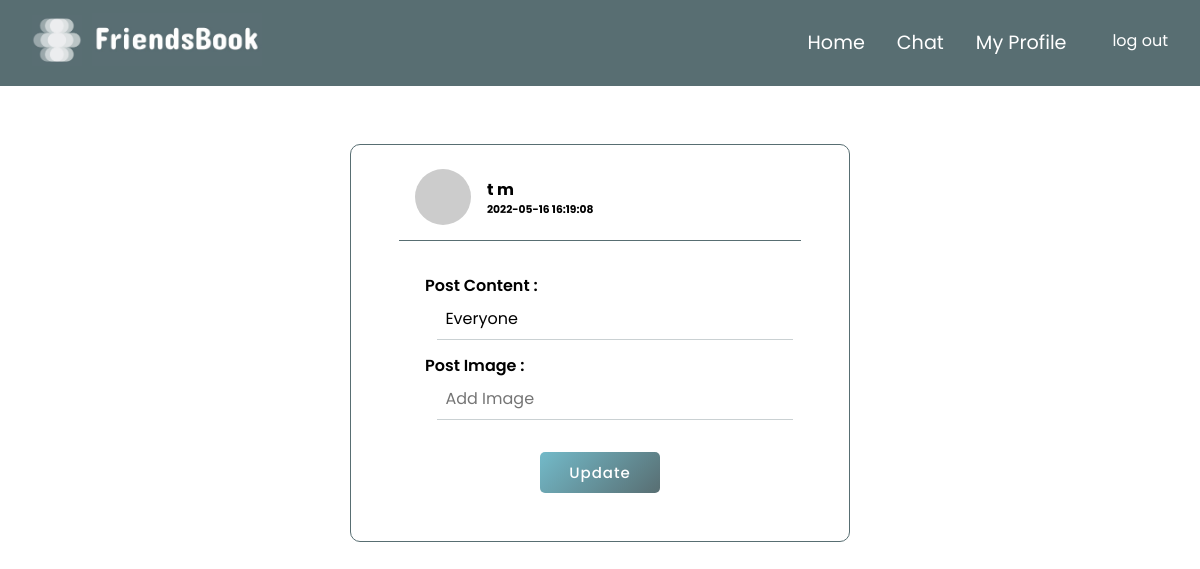
Page /views/edit-post.php?post-id=18 (signed in) on the committed database.
### tables this page shows
CREATE TABLE `user` (
  `id` int(20) NOT NULL,
  `username` varchar(40) NOT NULL,
  `password` varchar(40) NOT NULL,
  `email` varchar(40) NOT NULL,
  `first-name` varchar(40) NOT NULL,
  `last-name` varchar(40) NOT NULL,
  `tele-No` varchar(15) NOT NULL,
  `address` varchar(100) NOT NULL,
  `gender` varchar(10) NOT NULL,
  `image-url` text NOT NULL
);

CREATE TABLE `post` (
  `id` int(20) NOT NULL,
  `user-id` int(20) NOT NULL,
  `image-url` text NOT NULL,
  `text-content` text NOT NULL,
  `date` datetime NOT NULL
);

### models/posts.php (called while the page is built, shortened)
<?php
	function getPostToUpdate($postId)
	{
		require dirname(__DIR__) . "/util/dbconnection.php";
		$query = "SELECT * FROM post WHERE `id`= $postId";
		$result = mysqli_query($conn, $query);
		if (mysqli_num_rows($result) > 0) {
			$postInfo = mysqli_fetch_assoc($result);
			$array = array(
				"id" => $postInfo['id'], "user-id" => $postInfo['user-id'],
				"image-url" => $postInfo['image-url'], "text-content" => $postInfo['text-content'],
				"date" => $postInfo['date']
			);
			return $array;
		} else echo "<h4 class='message'>Ops, No posts found !</h4>";
	}
?>

### models/users.php (called while the page is built, shortened)
<?php
		function getUserInfo($userId) {
		require dirname(__DIR__)."/util/dbconnection.php";
		$query = "SELECT * FROM user WHERE id = $userId";
		$result = mysqli_query($conn,$query);
		if($result){
			if($userInfo = mysqli_fetch_assoc($result)){
				$array=array("id"=>$userInfo['id'],"username"=>$userInfo['username'],
						 "email"=>$userInfo['email'],"first-name"=>$userInfo['first-name'],
						 "last-name"=>$userInfo['last-name'],"tele-No"=>$userInfo['id'],
						 "address"=>$userInfo['address'],"image-url"=>$userInfo['image-url']);
				return $array;
			}
		} else echo mysqli_error($conn);
	}
?>

### components/updatePost.php (the view, shortened to what this page needs)
<?php
function getPostInfo(){
    require dirname(__DIR__)."/util/dbconnection.php";
    include_once dirname(__DIR__)."/models/users.php";
    include_once dirname(__DIR__)."/models/posts.php";
    if(isset($_GET['post-id'])){
        $postId = $_GET['post-id'];
        $postInfo =getPostToUpdate($postId);
        $userId = $postInfo['user-id'];
        $userInfo = getUserInfo($userId);
        $userImageUrl = $userInfo["image-url"];
        $firstName = $userInfo["first-name"];
		$lastName = $userInfo["last-name"];
		$postImageUrl = $postInfo["image-url"];
        $imagePost = ($postImageUrl?"<input type='text' name='imagePost' value='$postImageUrl'><br>":"<input type='text' name='imagePost' placeholder='Add Image'><br>");
        $date = $postInfo['date'];
        $postContent= $postInfo["text-content"];
        $postContent =strip_tags($postContent);;
        $postContentcheck = ($postContent?"<input type='text' name='postContent' value='$postContent'><br>":"<input type='text' name='imagePost' placeholder='Add Text'><br>");
        echo "<div>
               <form method ='post' id='edit__postForm'>
                <div class='post__userInfo'>
                <img src='$userImageUrl' class='post__userImage1'>
                <div class='wrapper'>
                <h4 class='post__userName'>$firstName $lastName</h4>
                <h6>$date</h6>
                </div>
                </div>
                <div class='line'></div>
                <div class='edit__post'>
                <label>Post Content : </label>
                $postContentcheck
                <label>Post Image : </label>
                $imagePost
                </div>
                <div class='button__div'>
                <button type='submit' name='update'>Update</button>
                </div>
               </form>
            </div>
        ";
        }else{
        header("location: ../views/profile.php");
    }
}
?>

### styles/navbar.css (style rules this page uses)
* { margin: 0; padding: 0; list-style-type: none; text-decoration: none; box-sizing: border-box; transition: all .3s ease-in-out; font-family: 'Poppins', sans-serif; }
body { height: fit-content; }

### styles/edit-post.css (style rules this page uses)
* { margin:0; padding: 0; }
#edit__postForm { border-radius: 10px; max-width: 500px; min-width: 180px; padding: 1rem 3rem 3rem 3rem ; display: flex; flex-direction: column; border: 1px solid #586e72; }
.edit__post { padding:2rem 1.4rem 1.2rem 1.5rem; width: 100%; }
.line { width: 100%; margin-top: 7px; height: 1px; background-color: #586e72; }
.edit__post >input { outline: none; margin: 0 0.4rem 0.8rem 0.9rem; font-size: 1rem; border-top: none; border-left: none; border-right: none; padding: 0.5rem; width: 100%; transition: all 0.3s ease; border-bottom: 1px solid #586e7250; }
.edit__post>label { font-weight: 600; padding: 2px; }
.button__div { width: 100%; display: flex; align-items: center; justify-content: center; }
button { height: 100%; width: 30%; border-radius: 5px; border: none; color: #fff; font-size: 15px; font-weight: 500; padding:9px 0px; letter-spacing: 1px; cursor: pointer; transition: all 0.3s ease; background: linear-gradient(135deg,#73bac9,#586e72); }

### styles/post.css (style rules this page uses)
.post__userInfo { display: flex; align-items: center; }
.post__userImage1 { width: 3.5rem; border-radius: 50px; margin: 0.5rem 1rem; }

### rows in the picture
user: value "t", value "m"
post: date "2022-05-16 16:19:08", postContent "Everyone"
